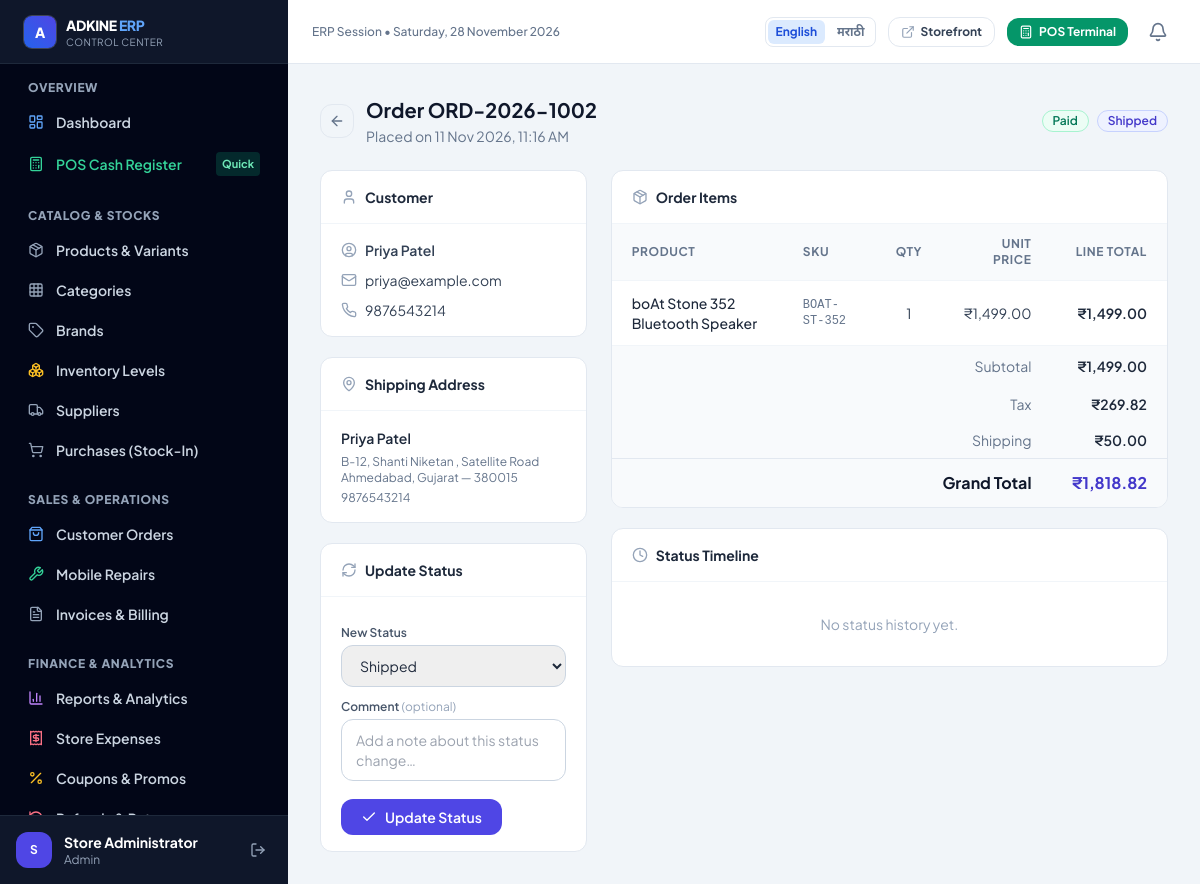
Page /admin/order-detail.php?id=2 (signed in) on the earlier database version.
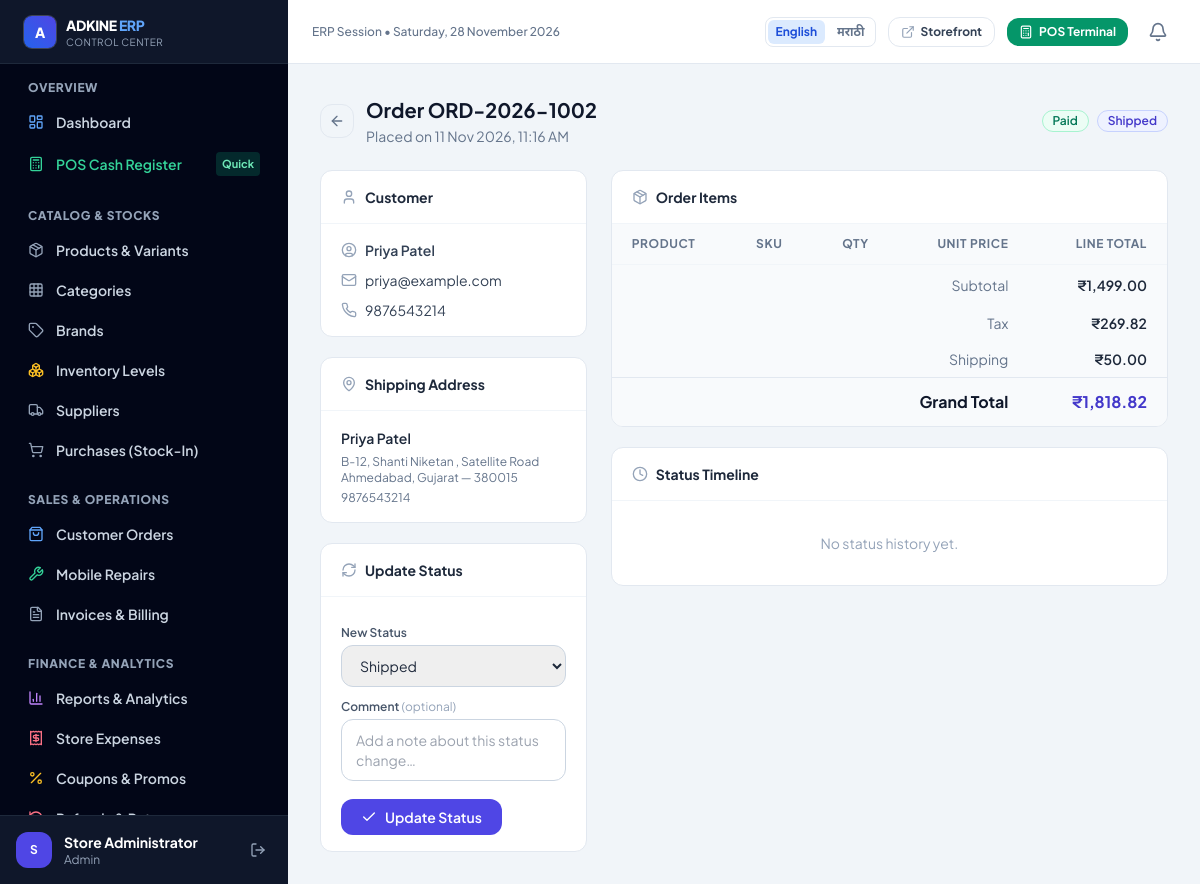
Same page on the later database version.
### tables this page shows
CREATE TABLE `order_items` (
  `id` int(10) UNSIGNED NOT NULL,
  `order_id` int(10) UNSIGNED NOT NULL,
  `product_id` int(10) UNSIGNED NOT NULL,
  `variant_id` int(10) UNSIGNED DEFAULT NULL,
  `product_name` varchar(200) NOT NULL,
  `variant_name` varchar(200) DEFAULT NULL,
  `sku` varchar(100) NOT NULL,
  `unit_price` decimal(12,2) NOT NULL,
  `quantity` int(10) UNSIGNED NOT NULL,
  `total_price` decimal(12,2) NOT NULL
);

### includes/db.php (called while the page is built, shortened)
<?php
function db(): mysqli
{
    static $conn = null;
    if ($conn === null) {
        $conn = new mysqli(DB_HOST, DB_USER, DB_PASS, DB_NAME, DB_PORT);
        $conn->set_charset(DB_CHARSET);
    }
    return $conn;
}
function _db_execute(string $sql, array $params): mysqli_stmt
{
    $stmt = db()->prepare($sql);
    if (!empty($params)) {
        $stmt->execute(array_values($params));
    } else {
        $stmt->execute();
    }
    return $stmt;
}
function db_fetch_all(string $sql, array $params = []): array
{
    $stmt   = _db_execute($sql, $params);
    $result = $stmt->get_result();
    $rows   = $result->fetch_all(MYSQLI_ASSOC);
    return $rows;
}
function db_fetch_one(string $sql, array $params = []): ?array
{
    $stmt   = _db_execute($sql, $params);
    $result = $stmt->get_result();
    $row    = $result->fetch_assoc();
    return $row ?: null;
}

### admin/order-detail.php (the view, shortened to what the changed rows need)
<?php
require_once __DIR__ . '/../includes/admin-header.php';
$id = (int)($_GET['id'] ?? 0);
$order = db_fetch_one(
    "SELECT o.*, o.total_amount AS grand_total,
            u.full_name AS customer_name, u.email AS customer_email, u.phone AS customer_phone,
            a.full_name AS addr_name, a.phone AS addr_phone,
            a.address_line1, a.address_line2, a.city, a.state, a.postal_code AS pincode
     FROM orders o
     JOIN users u ON u.id = o.user_id
     LEFT JOIN addresses a ON a.id = o.shipping_address_id
     WHERE o.id = ?",
    [$id]
);
$items   = db_fetch_all(
    "SELECT * FROM order_items WHERE order_id = ? ORDER BY id ASC",
    [$id]
);
?>
<div class="space-y-6">
    <div class="flex flex-wrap items-center justify-between gap-4">
        <div class="flex items-center gap-3">
            <div>
                <h1 class="text-xl font-bold text-slate-900">Order <?= e($order['order_number']) ?></h1>
            </div>
        </div>
    </div>
    <div class="grid grid-cols-1 lg:grid-cols-3 gap-6">
        <div class="space-y-5">
            <div class="bg-white rounded-xl border border-slate-200 shadow-xs overflow-hidden">
                <div class="px-5 py-4 border-b border-slate-100">
                    <h2 class="font-bold text-slate-800 text-sm flex items-center gap-2">
                        <i data-lucide="user" class="w-4 h-4 text-slate-400"></i> Customer
                    </h2>
                </div>
            </div>
            <div class="bg-white rounded-xl border border-slate-200 shadow-xs overflow-hidden">
                <div class="px-5 py-4 border-b border-slate-100">
                    <h2 class="font-bold text-slate-800 text-sm flex items-center gap-2">
                        <i data-lucide="map-pin" class="w-4 h-4 text-slate-400"></i> Shipping Address
                    </h2>
                </div>
            </div>
            <div class="bg-white rounded-xl border border-slate-200 shadow-xs overflow-hidden">
                <div class="px-5 py-4 border-b border-slate-100">
                    <h2 class="font-bold text-slate-800 text-sm flex items-center gap-2">
                        <i data-lucide="refresh-cw" class="w-4 h-4 text-slate-400"></i> Update Status
                    </h2>
                </div>
            </div>
        </div>
        <div class="lg:col-span-2 space-y-5">
            <div class="bg-white rounded-xl border border-slate-200 shadow-xs overflow-hidden">
                <div class="px-5 py-4 border-b border-slate-100">
                    <h2 class="font-bold text-slate-800 text-sm flex items-center gap-2">
                        <i data-lucide="package" class="w-4 h-4 text-slate-400"></i> Order Items
                    </h2>
                </div>
                <div class="overflow-x-auto">
                    <table class="min-w-full divide-y divide-slate-100 text-sm">
                        <thead class="bg-slate-50 text-xs uppercase tracking-wider text-slate-500 font-bold">
                            <tr>
                                <th class="px-5 py-3 text-left">Product</th>
                                <th class="px-5 py-3 text-left">SKU</th>
                                <th class="px-5 py-3 text-center">Qty</th>
                                <th class="px-5 py-3 text-right">Unit Price</th>
                                <th class="px-5 py-3 text-right">Line Total</th>
                            </tr>
                        </thead>
                        <tbody class="divide-y divide-slate-100">
                            <?php foreach ($items as $item): ?>
                            <tr class="hover:bg-slate-50/60">
                                <td class="px-5 py-3 font-medium text-slate-800"><?= e($item['product_name']) ?></td>
                                <td class="px-5 py-3 font-mono text-xs text-slate-500"><?= e($item['sku'] ?? '—') ?></td>
                                <td class="px-5 py-3 text-center text-slate-700"><?= (int)$item['quantity'] ?></td>
                                <td class="px-5 py-3 text-right text-slate-700"><?= format_currency($item['unit_price']) ?></td>
                                <td class="px-5 py-3 text-right font-semibold text-slate-800"><?= format_currency($item['total_price']) ?></td>
                            </tr>
                            <?php endforeach; ?>
                        </tbody>
                    </table>
                </div>
            </div>
            <div class="bg-white rounded-xl border border-slate-200 shadow-xs overflow-hidden">
                <div class="px-5 py-4 border-b border-slate-100">
                    <h2 class="font-bold text-slate-800 text-sm flex items-center gap-2">
                        <i data-lucide="clock" class="w-4 h-4 text-slate-400"></i> Status Timeline
                    </h2>
                </div>
            </div>
        </div>
    </div>
</div>
<?php require_once __DIR__ . '/../includes/admin-footer.php'; ?>

### includes/functions.php (shortened to what the changed rows need)
<?php
function current_language(): string
{
    $requested = $_GET['lang'] ?? null;
    if (isset($_SESSION['preferred_language']) && in_array($_SESSION['preferred_language'], ['en', 'mr'], true)) {
        return $_SESSION['preferred_language'];
    }
    return 'en';
}
function language_url(string $language): string
{
    $language = $language === 'mr' ? 'mr' : 'en';
    $requestUri = $_SERVER['REQUEST_URI'] ?? '/';
    $parts = parse_url($requestUri);
    $path = isset($parts['path']) && str_starts_with($parts['path'], '/') ? $parts['path'] : '/';
    $query = [];
    if (!empty($parts['query'])) {
        parse_str($parts['query'], $query);
    }
    $query['lang'] = $language;
    return $path . '?' . http_build_query($query, '', '&', PHP_QUERY_RFC3986);
}
function language_switcher(string $class = ''): string
{
    $language = current_language();
    $class = trim($class);
    $classAttribute = $class === '' ? '' : ' class="' . e($class) . '"';
    $html = '<nav aria-label="' . e($language === 'mr' ? 'भाषा निवडा' : 'Choose language') . '"' . $classAttribute . '>';
    foreach (['en' => 'English', 'mr' => 'मराठी'] as $code => $label) {
        $isActive = $language === $code;
        $html .= '<a href="' . e(language_url($code)) . '" lang="' . e($code) . '" hreflang="' . e($code) . '"'
            . ($isActive ? ' aria-current="true"' : '')
            . ' onclick="document.cookie=\'preferred_language=' . $code . ';path=/;max-age=31536000\';"'
            . ' class="rounded-md px-2 py-1 text-xs font-bold transition '
            . ($isActive ? 'bg-blue-100 text-blue-700' : 'text-slate-500 hover:bg-slate-100 hover:text-slate-800')
            . '">' . e($label) . '</a>';
    }
    return $html . '</nav>';
}
function e(string $v): string
{
    return htmlspecialchars($v, ENT_QUOTES | ENT_SUBSTITUTE, 'UTF-8');
}
function format_currency(float|int|string $amount): string
{
    return '₹' . number_format((float)$amount, 2, '.', ',');
}

Differences in the rows shown:
removed order_items: product_name "boAt Stone 352 Bluetooth Speaker", sku "BOAT-ST-352", quantity "1", unit_price "₹1,499.00", total_price "₹1,499.00"
